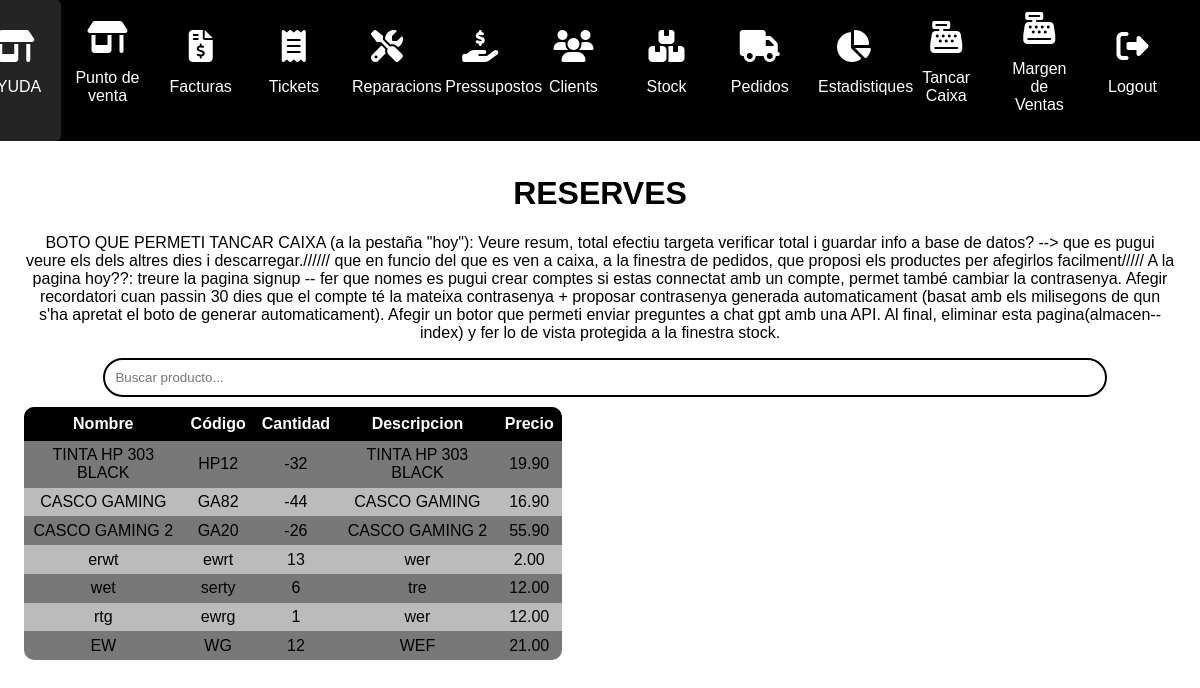
Page /index/ (signed in) on the earlier database version.
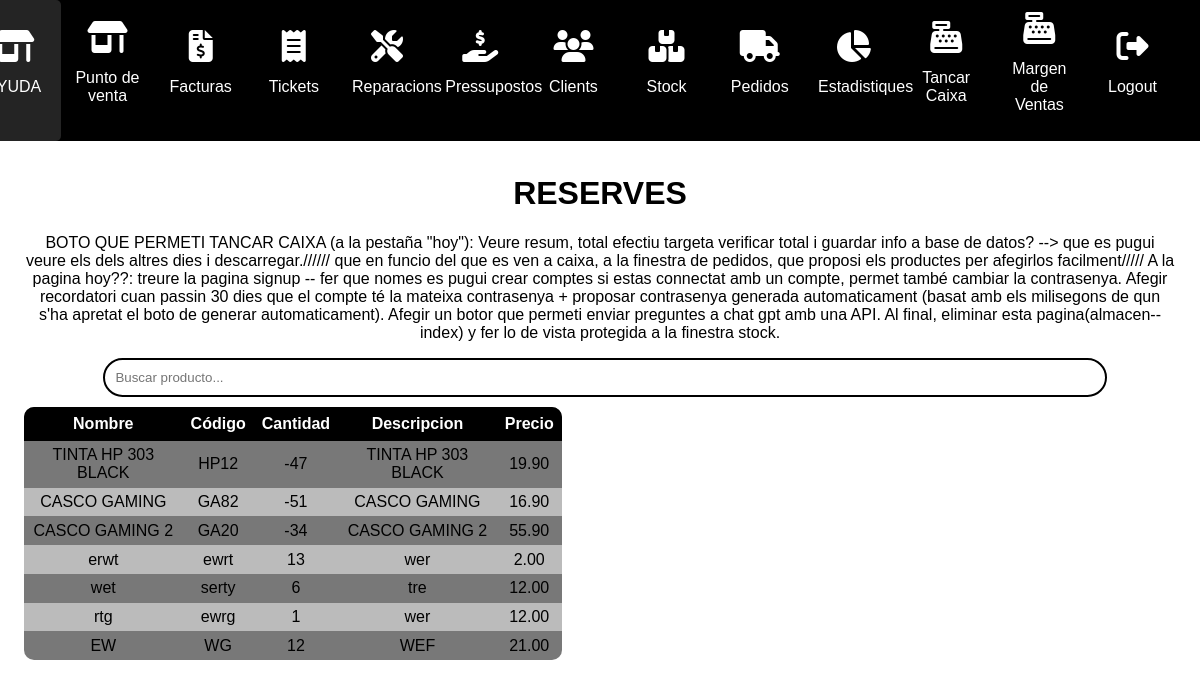
Same page on the later database version.
### myapp/models.py (models this page shows, shortened)
class Producto(models.Model):
    nombre = models.CharField(max_length=200)
    codigo = models.CharField(max_length=200)
    cantidad= models.IntegerField()
    descripcion= models.CharField(max_length=300,default='')
    precio= models.DecimalField(max_digits=9999999, decimal_places=2)
    imagen = models.ImageField(upload_to='imagenes/')
    preu_distribuidor=models.DecimalField(max_digits=9999999, decimal_places=2,default=1)
    marge=models.DecimalField(max_digits=9999999, decimal_places=2,default=1)

### myapp/views.py (the view)
# urls.py: path("index/", views.index, name="index"),
@login_required
def index(request):
    productos = Producto.objects.all()
    return render(request,"index.html",{"productos":productos})

### myapp/templates/index.html (shortened to what this page needs)
{% extends "layouts/base.html" %}
{% block content %}
<!DOCTYPE html>
<html lang="en">
<head>
</head>
<body>
    <div class="main-content">
        <h1>RESERVES</h1><p> BOTO QUE PERMETI TANCAR CAIXA (a la pestaña "hoy"): Veure resum, total efectiu targeta verificar total i guardar info a base de datos? --> que es pugui veure  els dels altres dies i descarregar.////// que en funcio del que es ven a caixa, a la finestra de pedidos, que proposi els productes per afegirlos facilment///// A la pagina hoy??: treure la pagina signup -- fer que nomes es pugui crear comptes si estas connectat amb un compte, permet també cambiar la contrasenya. Afegir recordatori cuan passin 30 dies que el compte té la mateixa contrasenya + proposar contrasenya generada automaticament (basat amb els milisegons de qun s'ha apretat el boto de generar automaticament). Afegir un botor que permeti enviar preguntes a chat gpt amb una API. Al final, eliminar esta pagina(almacen-- index) y fer lo de vista protegida a la finestra stock.</p>
        <input type="text" id="searchInput" placeholder="Buscar producto...">
        <form method="post">
        <table id="productTable1">
            <thead>
                <tr>
                    <th>Nombre</th>
                    <th>Código</th>
                    <th>Cantidad</th>
                    <th>Descripcion</th>
                    <th>Precio</th>
                </tr>
            </thead>
            <tbody>
                {% for producto in productos %}
                <tr>
                    <td>{{ producto.nombre }}</td>
                    <td>{{ producto.codigo }}</td>
                    <td>{{ producto.cantidad }}
                    </td>
                    <td>{{ producto.descripcion|truncatechars:25 }}</td>
                    <td>{{ producto.precio }}</td>
                </tr>
                {% endfor %}
            </form>
    </div>
</body>
</html>
{% endblock %}

Differences in the rows shown:
changed Producto "TINTA HP 303 BLACK": cantidad "-32" → "-47"
changed Producto "CASCO GAMING": cantidad "-44" → "-51"
changed Producto "CASCO GAMING 2": cantidad "-26" → "-34"
